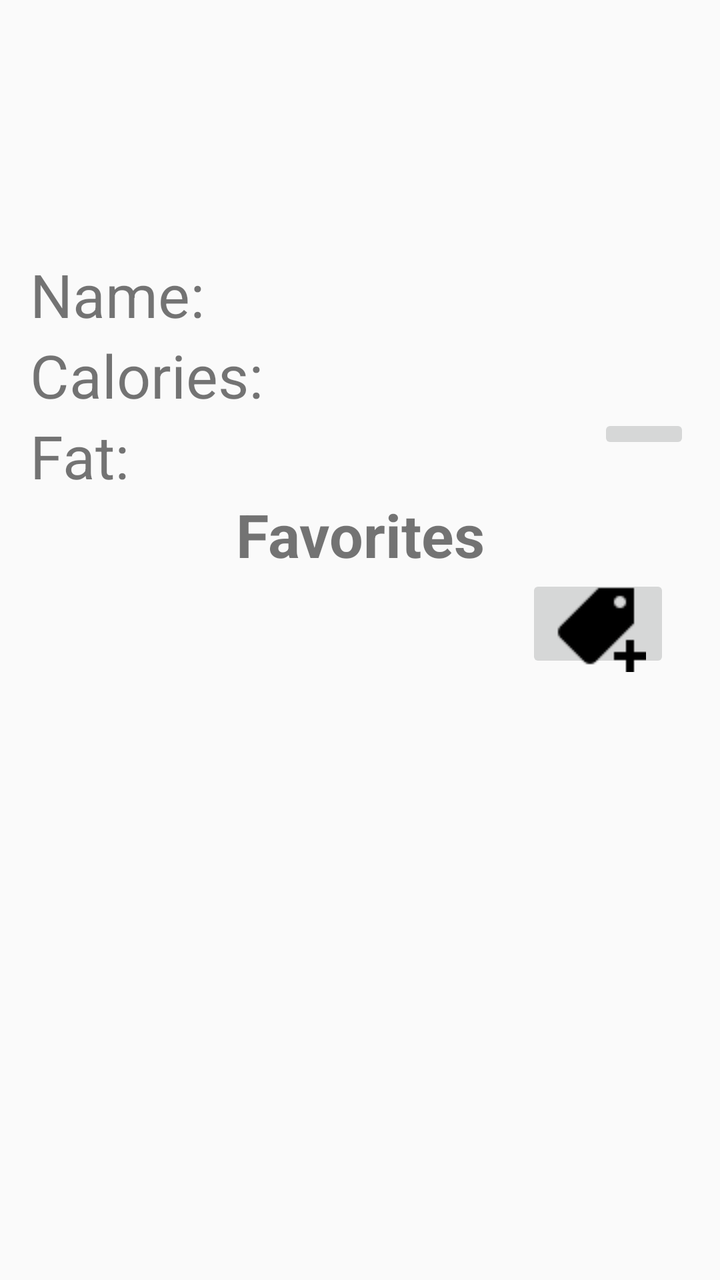
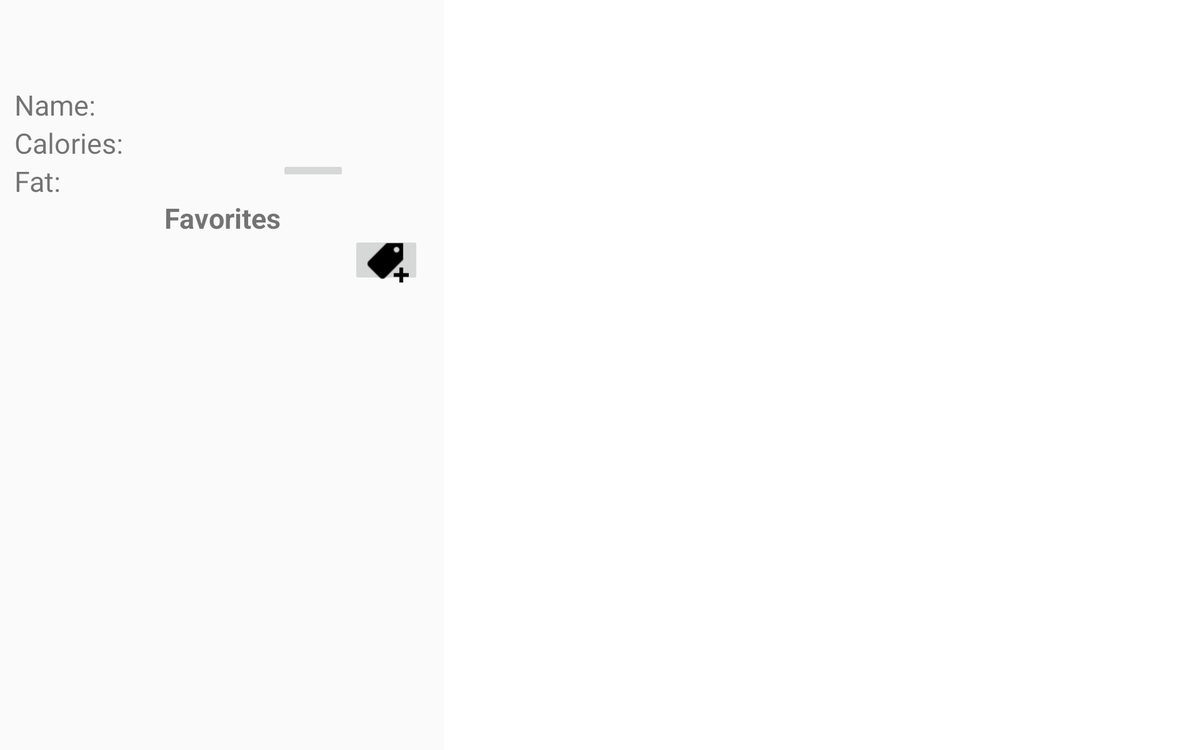

Two renders of one Android screen. The first uses the default layout on a phone; the second uses the alternative layout the repository ships for a different screen configuration, on a matching device. The two XML files are below.
<!-- AndroidManifest.xml: application theme AppTheme -->
<!-- res/layout/activity_food_search.xml -->
<?xml version="1.0" encoding="utf-8"?>
<RelativeLayout
        xmlns:android="http://schemas.android.com/apk/res/android"
        xmlns:tools="http://schemas.android.com/tools"
        xmlns:app="http://schemas.android.com/apk/res-auto"
        android:layout_width="match_parent"
        android:layout_height="match_parent"
        tools:context=".FoodSearch"
        android:padding="15dp">

    <android.support.v7.widget.Toolbar
            android:id="@+id/foodSearchToolbar"
            android:layout_width="match_parent"
            android:layout_height="wrap_content"/>

    <ProgressBar
            android:id="@+id/foodSearchProgress"
            android:visibility="invisible"
            android:layout_width="match_parent"
            android:layout_height="wrap_content"
            style="?android:attr/progressBarStyleHorizontal"
            android:layout_marginTop="20dp"
            android:layout_below="@+id/foodSearchToolbar"/>

    <TextView
            android:id="@+id/foodName"
            android:layout_width="match_parent"
            android:layout_height="wrap_content"
            android:textSize="30dp"
            android:layout_alignParentStart="true"
            android:layout_below="@+id/foodSearchProgress"
            android:text="@string/food_search_name"
            android:layout_marginTop="20dp"/>

    <TextView
            android:id="@+id/foodCalories"
            android:layout_width="match_parent"
            android:layout_height="wrap_content"
            android:textSize="30dp"
            android:layout_alignParentStart="true"
            android:layout_below="@+id/foodName"
            android:text="@string/food_search_calories"/>

    <ImageButton
            android:id="@+id/foodAddBtn"
            android:layout_width="69dp"
            android:layout_height="wrap_content"
            android:src="@drawable/food_add"
            android:layout_below="@+id/foodCalories"
            android:layout_toRightOf="@+id/foodFat"
            android:layout_marginTop="-1dp"/>

    <TextView
            android:id="@+id/foodFat"
            android:layout_width="284dp"
            android:layout_height="wrap_content"
            android:textSize="30dp"
            android:text="@string/food_search_fat"
            android:layout_below="@+id/foodCalories"/>

    <TextView
            android:id="@+id/foodFavoriteList"
            android:layout_width="match_parent"
            android:layout_height="wrap_content"
            android:textSize="30dp"
            android:layout_below="@+id/foodAddBtn"
            android:text="@string/food_search_favorites_heading"
            android:textAlignment="center"
            android:textStyle="bold"
            android:layout_marginTop="20dp"/>

    <ImageButton
            android:layout_width="wrap_content"
            android:layout_height="49dp"
            android:src="@drawable/food_add_tag"
            android:id="@+id/foodTagEditBtn"
            android:layout_alignParentEnd="true"
            android:layout_marginEnd="10dp"
            android:layout_below="@+id/foodFavoriteList"
            android:layout_marginRight="-15dp"/>

    <ListView
            android:id="@+id/foodListView"
            android:layout_width="match_parent"
            android:layout_height="match_parent"
            android:layout_below="@+id/foodTagEditBtn"
            android:padding="10dp"/>

</RelativeLayout>
<!-- resources referenced by this layout -->
<resources>
  <!-- drawable food_add_tag: png bitmap (drawable, 438 bytes) -->
  <string name="food_search_calories">Calories:</string>
  <string name="food_search_fat">Fat:</string>
  <string name="food_search_favorites_heading">Favorites</string>
  <string name="food_search_name">Name:</string>
  <style name="AppTheme" parent="Theme.AppCompat.Light.NoActionBar">
          
          <item name="colorPrimary">@color/colorLight</item>
          <item name="colorPrimaryDark">@color/colorPrimaryDark</item>
          <item name="colorAccent">@color/colorAccent</item>
  
          
          <item name="android:windowActionBar">false</item>
          <item name="android:windowNoTitle">true</item>
          <item name="android:statusBarColor">@color/colorAccent</item>
  
      </style>
  <color name="colorLight">#D88AA7</color>
  <color name="colorPrimaryDark">#00574B</color>
  <color name="colorAccent">#D81B60</color>
</resources>
<!-- res/layout-sw720dp/activity_food_search.xml (the repository's variant of the layout above) -->
<!-- drawn on a large tablet held sideways -->
<?xml version="1.0" encoding="utf-8"?>
<LinearLayout
        xmlns:tools="http://schemas.android.com/tools"
        xmlns:android="http://schemas.android.com/apk/res/android"
        android:layout_width="match_parent"
        android:layout_height="match_parent"
        android:orientation="horizontal">

    <RelativeLayout
            xmlns:android="http://schemas.android.com/apk/res/android"
            xmlns:tools="http://schemas.android.com/tools"
            xmlns:app="http://schemas.android.com/apk/res-auto"
            android:layout_width="473dp"
            android:layout_height="match_parent"
            tools:context=".FoodSearch"
            android:padding="15dp">

        <android.support.v7.widget.Toolbar
                android:id="@+id/foodSearchToolbar"
                android:layout_width="match_parent"
                android:layout_height="wrap_content"/>

        <ProgressBar
                android:id="@+id/foodSearchProgress"
                android:visibility="invisible"
                android:layout_width="match_parent"
                android:layout_height="wrap_content"
                style="?android:attr/progressBarStyleHorizontal"
                android:layout_marginTop="40dp"/>

        <TextView
                android:id="@+id/foodName"
                android:layout_width="match_parent"
                android:layout_height="wrap_content"
                android:textSize="30dp"
                android:layout_alignParentStart="true"
                android:layout_below="@+id/foodSearchProgress"
                android:text="@string/food_search_name"
                android:layout_marginTop="20dp"/>

        <TextView
                android:id="@+id/foodCalories"
                android:layout_width="match_parent"
                android:layout_height="wrap_content"
                android:textSize="30dp"
                android:layout_alignParentStart="true"
                android:layout_below="@+id/foodName"
                android:text="@string/food_search_calories"/>

        <ImageButton
                android:id="@+id/foodAddBtn"
                android:layout_width="69dp"
                android:layout_height="wrap_content"
                android:src="@drawable/food_add"
                android:layout_below="@+id/foodCalories"
                android:layout_toRightOf="@+id/foodFat"
                android:layout_marginTop="-1dp"/>

        <TextView
                android:id="@+id/foodFat"
                android:layout_width="284dp"
                android:layout_height="wrap_content"
                android:textSize="30dp"
                android:text="@string/food_search_fat"
                android:layout_below="@+id/foodCalories"/>

        <TextView
                android:id="@+id/foodFavoriteList"
                android:layout_width="match_parent"
                android:layout_height="wrap_content"
                android:textSize="30dp"
                android:layout_below="@+id/foodAddBtn"
                android:text="@string/food_search_favorites_heading"
                android:textAlignment="center"
                android:textStyle="bold"
                android:layout_marginTop="20dp"/>

        <ImageButton
                android:layout_width="wrap_content"
                android:layout_height="49dp"
                android:src="@drawable/food_add_tag"
                android:id="@+id/foodTagEditBtn"
                android:layout_alignParentEnd="true"
                android:layout_marginEnd="10dp"
                android:layout_below="@+id/foodFavoriteList"
                android:layout_marginRight="-15dp"/>

        <ListView
                android:id="@+id/foodListView"
                android:layout_width="wrap_content"
                android:layout_height="wrap_content"
                android:layout_below="@+id/foodTagEditBtn"
                android:padding="10dp"/>

    </RelativeLayout>

    <FrameLayout
            android:background="#FFFFFF"
            android:id="@+id/food_fragment_location"
            android:layout_width="match_parent"
            android:layout_height="match_parent">
    </FrameLayout>

</LinearLayout>
